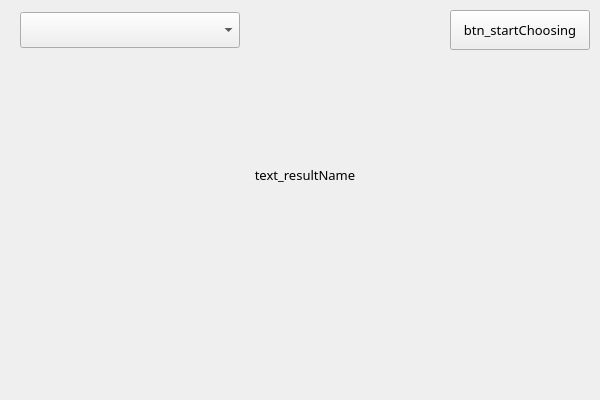
<?xml version="1.0" encoding="UTF-8"?>
<ui version="4.0">
 <class>nameCallerClass</class>
 <widget class="QWidget" name="nameCallerClass">
  <property name="geometry">
   <rect>
    <x>0</x>
    <y>0</y>
    <width>600</width>
    <height>400</height>
   </rect>
  </property>
  <property name="font">
   <font>
    <family>黑体</family>
    <pointsize>10</pointsize>
    <weight>50</weight>
    <italic>false</italic>
    <bold>false</bold>
   </font>
  </property>
  <property name="windowTitle">
   <string>nameCaller</string>
  </property>
  <property name="styleSheet">
   <string notr="true"/>
  </property>
  <widget class="QPushButton" name="btn_startChoosing">
   <property name="geometry">
    <rect>
     <x>450</x>
     <y>10</y>
     <width>140</width>
     <height>40</height>
    </rect>
   </property>
   <property name="font">
    <font>
     <family>Microsoft YaHei</family>
     <pointsize>10</pointsize>
     <weight>50</weight>
     <italic>false</italic>
     <bold>false</bold>
    </font>
   </property>
   <property name="styleSheet">
    <string notr="true"/>
   </property>
   <property name="text">
    <string>btn_startChoosing</string>
   </property>
  </widget>
  <widget class="QLabel" name="text_resultName">
   <property name="geometry">
    <rect>
     <x>20</x>
     <y>130</y>
     <width>570</width>
     <height>90</height>
    </rect>
   </property>
   <property name="font">
    <font>
     <family>黑体</family>
     <pointsize>10</pointsize>
     <weight>50</weight>
     <italic>false</italic>
     <bold>false</bold>
    </font>
   </property>
   <property name="text">
    <string>text_resultName</string>
   </property>
   <property name="alignment">
    <set>Qt::AlignCenter</set>
   </property>
  </widget>
  <widget class="QComboBox" name="comboBox_mode">
   <property name="geometry">
    <rect>
     <x>20</x>
     <y>12</y>
     <width>220</width>
     <height>36</height>
    </rect>
   </property>
  </widget>
 </widget>
 <layoutdefault spacing="6" margin="11"/>
 <resources>
  <include location="RNC.qrc"/>
 </resources>
 <connections/>
</ui>
